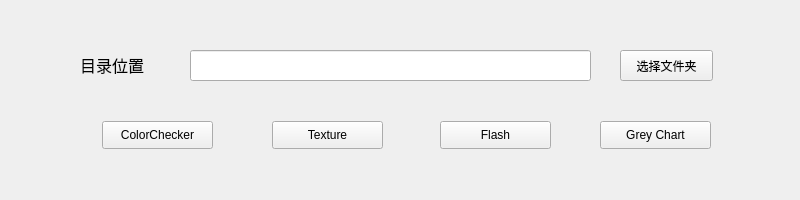
<?xml version="1.0" encoding="UTF-8"?>
<ui version="4.0">
 <class>Form</class>
 <widget class="QWidget" name="Form">
  <property name="windowModality">
   <enum>Qt::NonModal</enum>
  </property>
  <property name="geometry">
   <rect>
    <x>0</x>
    <y>0</y>
    <width>800</width>
    <height>200</height>
   </rect>
  </property>
  <property name="minimumSize">
   <size>
    <width>800</width>
    <height>200</height>
   </size>
  </property>
  <property name="maximumSize">
   <size>
    <width>800</width>
    <height>200</height>
   </size>
  </property>
  <property name="windowTitle">
   <string>MCE_Extraction</string>
  </property>
  <widget class="QPushButton" name="Choose_btn">
   <property name="geometry">
    <rect>
     <x>620</x>
     <y>50</y>
     <width>93</width>
     <height>31</height>
    </rect>
   </property>
   <property name="text">
    <string>选择文件夹</string>
   </property>
  </widget>
  <widget class="QLabel" name="dir_display">
   <property name="geometry">
    <rect>
     <x>80</x>
     <y>50</y>
     <width>81</width>
     <height>31</height>
    </rect>
   </property>
   <property name="text">
    <string>&lt;html&gt;&lt;head/&gt;&lt;body&gt;&lt;p&gt;&lt;span style=&quot; font-size:12pt;&quot;&gt;目录位置&lt;/span&gt;&lt;/p&gt;&lt;/body&gt;&lt;/html&gt;</string>
   </property>
  </widget>
  <widget class="QLineEdit" name="dir_line">
   <property name="geometry">
    <rect>
     <x>190</x>
     <y>50</y>
     <width>401</width>
     <height>31</height>
    </rect>
   </property>
  </widget>
  <widget class="QPushButton" name="ColorChecker_btn">
   <property name="geometry">
    <rect>
     <x>102</x>
     <y>121</y>
     <width>111</width>
     <height>28</height>
    </rect>
   </property>
   <property name="text">
    <string>ColorChecker</string>
   </property>
  </widget>
  <widget class="QPushButton" name="Texture_btn">
   <property name="geometry">
    <rect>
     <x>272</x>
     <y>121</y>
     <width>111</width>
     <height>28</height>
    </rect>
   </property>
   <property name="text">
    <string>Texture</string>
   </property>
  </widget>
  <widget class="QPushButton" name="Flash_btn">
   <property name="geometry">
    <rect>
     <x>440</x>
     <y>121</y>
     <width>111</width>
     <height>28</height>
    </rect>
   </property>
   <property name="text">
    <string>Flash</string>
   </property>
  </widget>
  <widget class="QPushButton" name="GreyChart_btn">
   <property name="geometry">
    <rect>
     <x>600</x>
     <y>121</y>
     <width>111</width>
     <height>28</height>
    </rect>
   </property>
   <property name="text">
    <string>Grey Chart</string>
   </property>
  </widget>
 </widget>
 <resources/>
 <connections/>
</ui>
